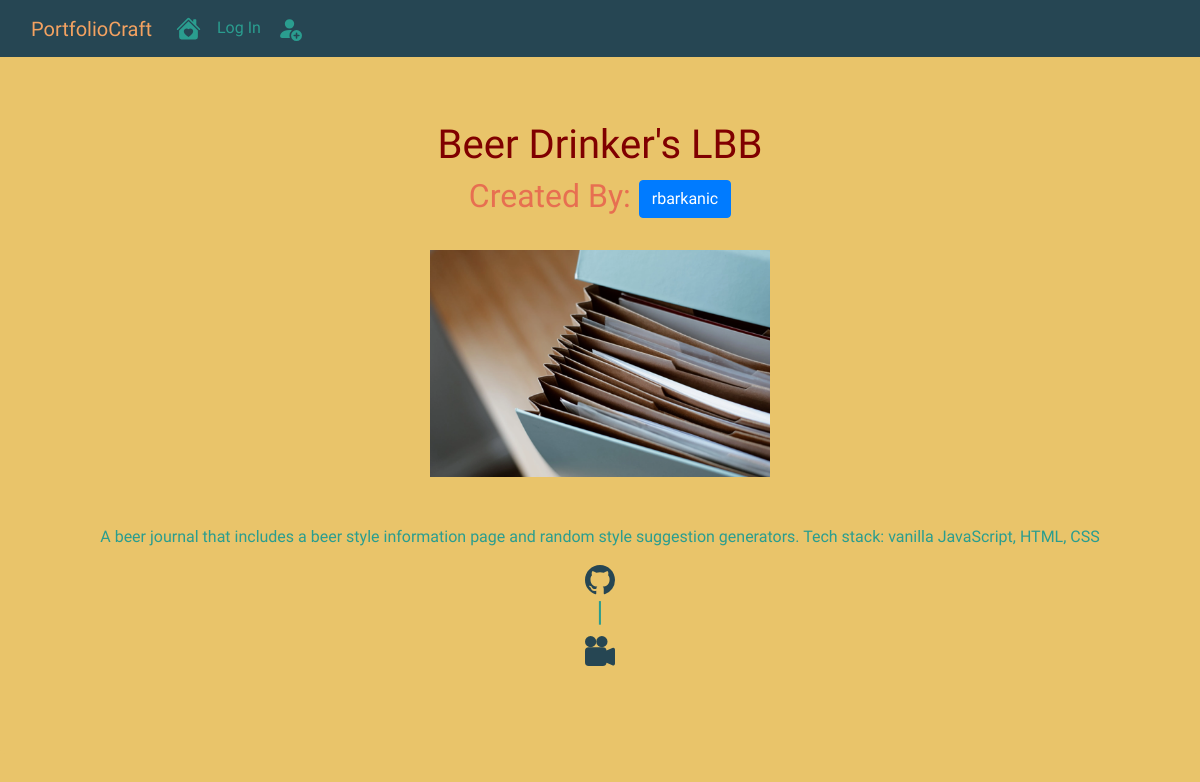
Before: /1 with the older database file.
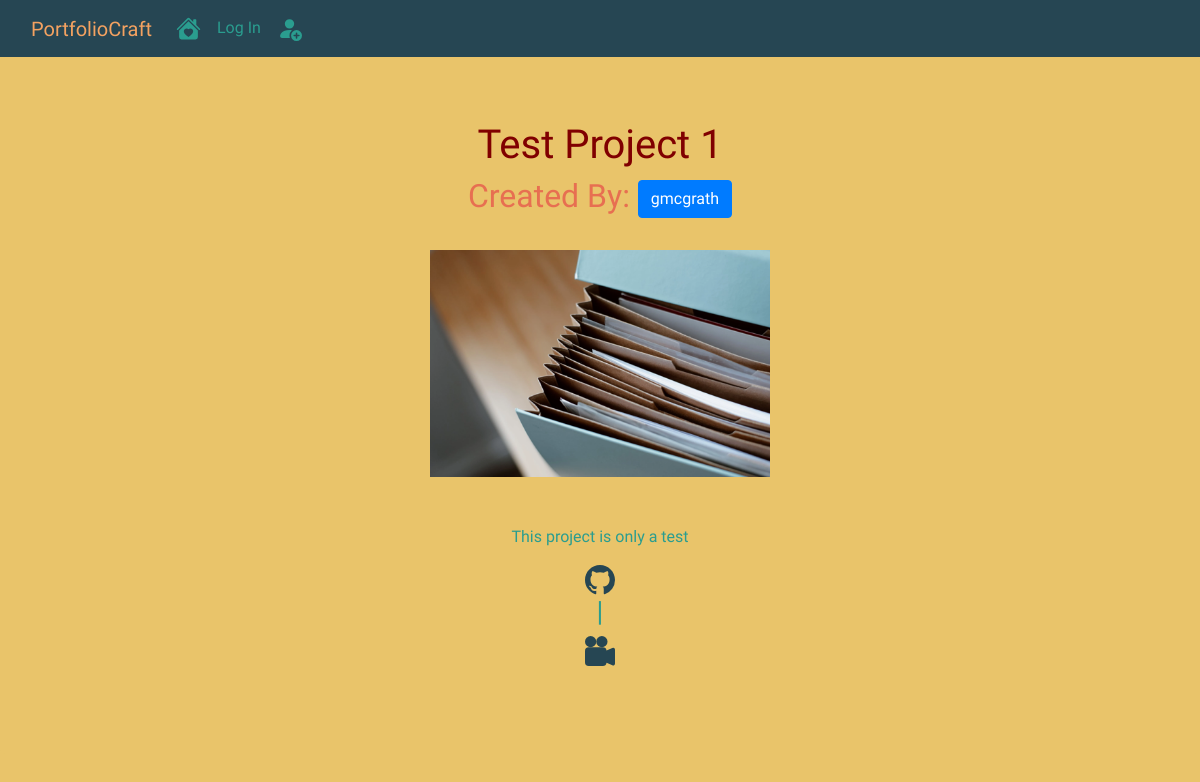
After: the same page with the newer database file.
### portfoliocraft/models.py (models this page shows, shortened)
class Project(db.Model):
    __tablename__ = 'projects'
    id = db.Column(db.Integer, autoincrement = True, primary_key = True)
    user_id = db.Column(db.Integer, db.ForeignKey('users.id'), nullable = False)
    date = db.Column(db.DateTime, nullable = False, default = datetime.utcnow)
    title = db.Column(db.String(255), nullable = False)
    description = db.Column(db.Text(255), nullable = False)
    screenshot = db.Column(db.String(255), nullable = False, default = 'default_screenshot.png')
    demo_link = db.Column(db.String(255), nullable = False)
    github_link = db.Column(db.String(255), nullable = False)

class User(db.Model, UserMixin):
    __tablename__ = 'users'
    id = db.Column(db.Integer, autoincrement = True, primary_key = True)
    profile_image = db.Column(db.String(255), nullable = False, default = 'default_profile.png')
    resume = db.Column(db.String(255), nullable = False, default = 'default_resume.png')
    first_name = db.Column(db.String(255), nullable = False, index=True)
    last_name = db.Column(db.String(255), nullable = False, index=True)
    username = db.Column(db.String(255), unique = True, nullable = False, index=True)
    email = db.Column(db.String(255), unique = True, nullable = False, index=True)
    password_hash = db.Column(db.String(255), nullable = False)
    projects = db.relationship('Project', backref = 'author', lazy = True)

### portfoliocraft/users/views.py (the view)
@users.route('/<username>')
def user_projects(username):
    page = request.args.get('page', 1, type=int)
    user = User.query.filter_by(username = username).first_or_404()
    projects = Project.query.filter_by(author = user).order_by(Project.date.desc()).paginate(page = page, per_page = 5)
    return render_template('user_projects.html', projects = projects, user = user)

### portfoliocraft/projects/views.py (called while the page is built)
@projects.route('/<int:project_id>')
def project(project_id):
    project = Project.query.get_or_404(project_id)
    return render_template('project.html', title=project.title, date = project.date, project = project, screenshot = project.screenshot)

### portfoliocraft/templates/project.html (shortened to what this page needs)
{% extends 'base.html' %}
{% block body %}
<div class="jumbotron text-center">
    <h1>{{ project.title }}</h1>
    <h2>Created By: <a href=" {{url_for('users.user_projects', username = project.author.username)}}" class="btn btn-primary">{{ project.author.username }}</a></h2>
    <br>
    <img id="project-screenshot" src="{{url_for('static', filename = 'screenshots/' +project.screenshot)}}" alt="screenshot">
    <br><br><br>
    <p>{{ project.description }}</p>
    <a class="project-link" href="{{project.github_link}}" target=”_blank”></a>
    <h3>|</h3>
    <a class='demo-link' href="{{project.demo_link}}" target=”_blank”></a>
    <br><br>
</div>
{% endblock %}

Changed rows visible on the page:
no longer on this page (row edited): User: author.username "rbarkanic"
changed Project: title "Beer Drinker's LBB" → "Test Project 1"; description "A beer journal that includes a beer style information page and random style suggestion generators. Tech stack: vanilla JavaScript, HTML, CSS" → "This project is only a test"
now on this page (row unchanged): User: author.username "gmcgrath"
